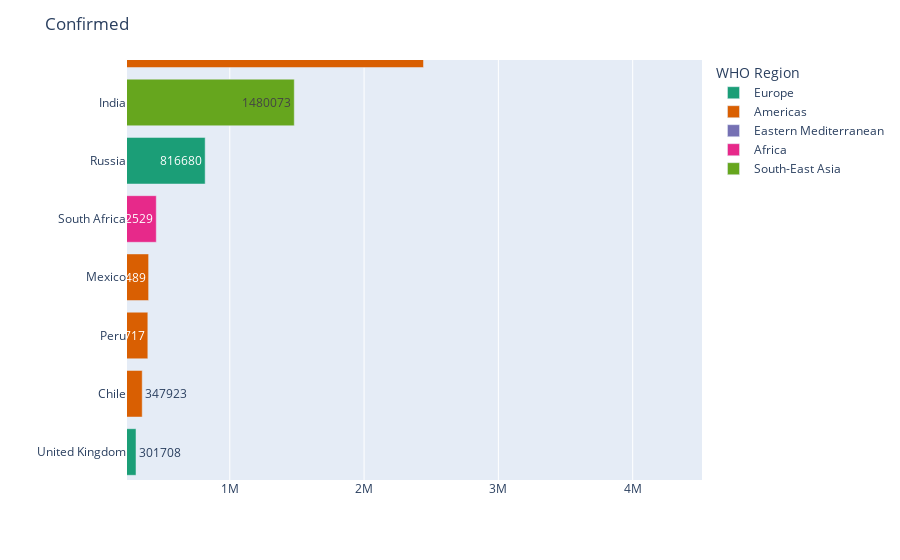

This figure's notebook cell:
### Code cell
plot_hbar(country_wise,'Confirmed',15)

### Figure 1 — Plotly figure (JSON) as saved in the notebook; plotly's stock layout.template omitted (floating-point values rounded to 4 significant figures)
{"data": [{"alignmentgroup": "True", "hovertemplate": "WHO Region=Europe<br>Confirmed=%{text}<br>Country/Region=%{y}<extra></extra>", "legendgroup": "Europe", "marker": {"color": "rgb(27,158,119)", "pattern": {"shape": ""}}, "name": "Europe", "offsetgroup": "Europe", "orientation": "h", "showlegend": true, "text": [246286, 272421, 301708, 816680], "textposition": "auto", "x": [246286, 272421, 301708, 816680], "xaxis": "x", "y": ["Italy", "Spain", "United Kingdom", "Russia"], "yaxis": "y", "type": "bar"}, {"alignmentgroup": "True", "hovertemplate": "WHO Region=Americas<br>Confirmed=%{text}<br>Country/Region=%{y}<extra></extra>", "legendgroup": "Americas", "marker": {"color": "rgb(217,95,2)", "pattern": {"shape": ""}}, "name": "Americas", "offsetgroup": "Americas", "orientation": "h", "showlegend": true, "text": [257101, 347923, 389717, 395489, 2442375, 4290259], "textposition": "auto", "x": [257101, 347923, 389717, 395489, 2442375, 4290259], "xaxis": "x", "y": ["Colombia", "Chile", "Peru", "Mexico", "Brazil", "US"], "yaxis": "y", "type": "bar"}, {"alignmentgroup": "True", "hovertemplate": "WHO Region=Eastern Mediterranean<br>Confirmed=%{text}<br>Country/Region=%{y}<extra></extra>", "legendgroup": "Eastern Mediterranean", "marker": {"color": "rgb(117,112,179)", "pattern": {"shape": ""}}, "name": "Eastern Mediterranean", "offsetgroup": "Eastern Mediterranean", "orientation": "h", "showlegend": true, "text": [268934, 274289, 293606], "textposition": "auto", "x": [268934, 274289, 293606], "xaxis": "x", "y": ["Saudi Arabia", "Pakistan", "Iran"], "yaxis": "y", "type": "bar"}, {"alignmentgroup": "True", "hovertemplate": "WHO Region=Africa<br>Confirmed=%{text}<br>Country/Region=%{y}<extra></extra>", "legendgroup": "Africa", "marker": {"color": "rgb(231,41,138)", "pattern": {"shape": ""}}, "name": "Africa", "offsetgroup": "Africa", "orientation": "h", "showlegend": true, "text": [452529], "textposition": "auto", "x": [452529], "xaxis": "x", "y": ["South Africa"], "yaxis": "y", "type": "bar"}, {"alignmentgroup": "True", "hovertemplate": "WHO Region=South-East Asia<br>Confirmed=%{text}<br>Country/Region=%{y}<extra></extra>", "legendgroup": "South-East Asia", "marker": {"color": "rgb(102,166,30)", "pattern": {"shape": ""}}, "name": "South-East Asia", "offsetgroup": "South-East Asia", "orientation": "h", "showlegend": true, "text": [1480073], "textposition": "auto", "x": [1480073], "xaxis": "x", "y": ["India"], "yaxis": "y", "type": "bar"}], "layout": {"xaxis": {"anchor": "y", "domain": [0, 1], "title": {"text": ""}, "type": "linear", "range": [234600.0, 4516000.0], "autorange": false}, "yaxis": {"anchor": "x", "domain": [0, 1], "title": {"text": ""}, "categoryorder": "total ascending", "type": "category", "range": [5.519, 12.73], "autorange": false}, "legend": {"title": {"text": "WHO Region"}, "tracegroupgap": 0}, "margin": {"t": 60}, "barmode": "relative", "uniformtext": {"minsize": 8, "mode": "hide"}, "title": {"text": "Confirmed"}, "autosize": true}}
